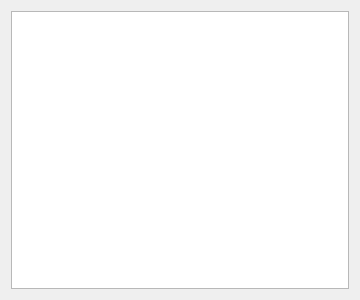
<?xml version="1.0" encoding="UTF-8"?>
<ui version="4.0">
 <class>ProjectProgress</class>
 <widget class="QWidget" name="ProjectProgress">
  <property name="geometry">
   <rect>
    <x>0</x>
    <y>0</y>
    <width>360</width>
    <height>300</height>
   </rect>
  </property>
  <property name="sizePolicy">
   <sizepolicy hsizetype="Fixed" vsizetype="Preferred">
    <horstretch>0</horstretch>
    <verstretch>0</verstretch>
   </sizepolicy>
  </property>
  <property name="minimumSize">
   <size>
    <width>360</width>
    <height>300</height>
   </size>
  </property>
  <property name="maximumSize">
   <size>
    <width>360</width>
    <height>300</height>
   </size>
  </property>
  <property name="windowTitle">
   <string>Create Project..</string>
  </property>
  <layout class="QGridLayout" name="gridLayout">
   <item row="0" column="0">
    <widget class="QListWidget" name="ProgressList">
     <property name="font">
      <font>
       <family>Calibri</family>
       <pointsize>12</pointsize>
      </font>
     </property>
     <property name="selectionMode">
      <enum>QAbstractItemView::NoSelection</enum>
     </property>
     <property name="iconSize">
      <size>
       <width>16</width>
       <height>16</height>
      </size>
     </property>
    </widget>
   </item>
  </layout>
 </widget>
 <resources/>
 <connections/>
</ui>
